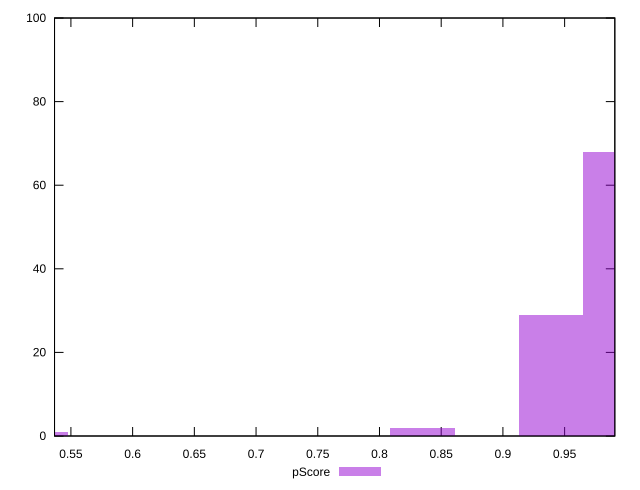

This chart was generated by the following gnuplot code:
reset

$pScore <<EOF
0.5216865242105337 1
0.9390357435789607 29
0.991204396000014 68
0.8346984387368539 2
EOF

set key outside below
set boxwidth 0.05216865242105337
set xrange [0.5367265377873438:0.990670168376192]
set yrange [0:100]
set trange [0:100]
set style fill transparent solid 0.5 noborder
set terminal svg size 640, 490 enhanced background rgb 'white'
set output "reports/report_00033_2021-03-01T14-23-16.841Z/total-blocking-time/samples/astro-inner-cached/pScore/histogram.svg"

plot $pScore title "pScore" with boxes

reset
